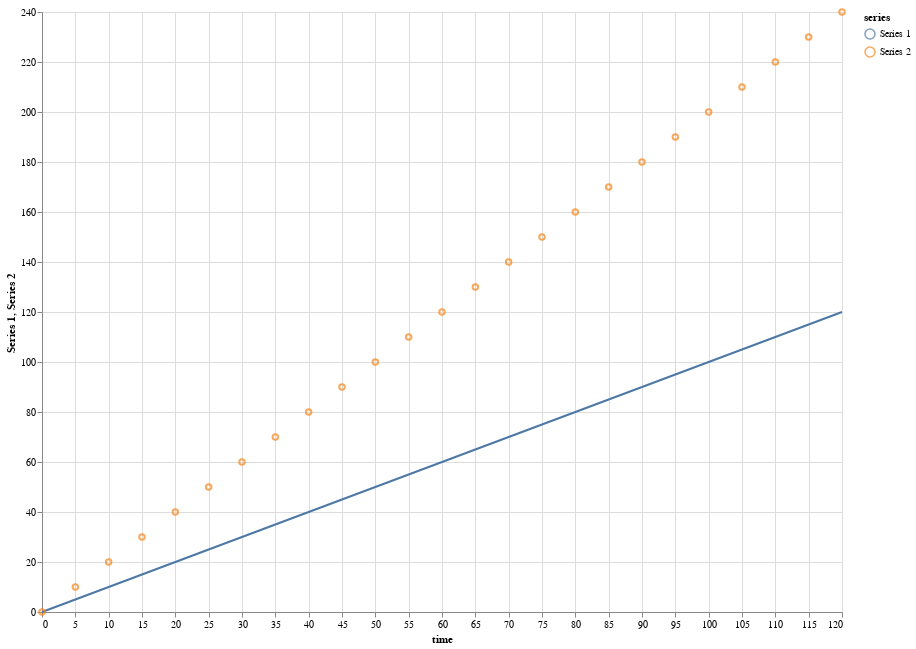

Here is the notebook cell this chart was saved with:
### Markdown cell above
A plot can be made of these series using the `plot` function which takes:

- The title of the plot
- An array of series to plot
- An array of values to use as an x-axis of the plot
- The label to use for the x-axis

### Code cell
plot("Simple Plot", [series1, series2], [0..120 by 5], "time")

### Figure 1 — Vega-Lite specification as saved in the notebook (floating-point values rounded to 4 significant figures)
{"$schema": "https://vega.github.io/schema/vega-lite/v4.json", "data": {"values": [{"Series 1": 0, "series": "Series 1", "time": 0}, {"Series 2": 0, "series": "Series 2", "time": 0}, {"Series 1": 5, "series": "Series 1", "time": 5}, {"Series 2": 10, "series": "Series 2", "time": 5}, {"Series 1": 10, "series": "Series 1", "time": 10}, {"Series 2": 20, "series": "Series 2", "time": 10}, {"Series 1": 15, "series": "Series 1", "time": 15}, {"Series 2": 30, "series": "Series 2", "time": 15}, {"Series 1": 20, "series": "Series 1", "time": 20}, {"Series 2": 40, "series": "Series 2", "time": 20}, {"Series 1": 25, "series": "Series 1", "time": 25}, {"Series 2": 50, "series": "Series 2", "time": 25}, {"Series 1": 30, "series": "Series 1", "time": 30}, {"Series 2": 60, "series": "Series 2", "time": 30}, {"Series 1": 35, "series": "Series 1", "time": 35}, {"Series 2": 70, "series": "Series 2", "time": 35}, {"Series 1": 40, "series": "Series 1", "time": 40}, {"Series 2": 80, "series": "Series 2", "time": 40}, {"Series 1": 45, "series": "Series 1", "time": 45}, {"Series 2": 90, "series": "Series 2", "time": 45}, {"Series 1": 50, "series": "Series 1", "time": 50}, {"Series 2": 100, "series": "Series 2", "time": 50}, {"Series 1": 55, "series": "Series 1", "time": 55}, {"Series 2": 110, "series": "Series 2", "time": 55}, {"Series 1": 60, "series": "Series 1", "time": 60}, {"Series 2": 120, "series": "Series 2", "time": 60}, {"Series 1": 65, "series": "Series 1", "time": 65}, {"Series 2": 130, "series": "Series 2", "time": 65}, {"Series 1": 70, "series": "Series 1", "time": 70}, {"Series 2": 140, "series": "Series 2", "time": 70}, {"Series 1": 75, "series": "Series 1", "time": 75}, {"Series 2": 150, "series": "Series 2", "time": 75}, {"Series 1": 80, "series": "Series 1", "time": 80}, {"Series 2": 160, "series": "Series 2", "time": 80}, {"Series 1": 85, "series": "Series 1", "time": 85}, {"Series 2": 170, "series": "Series 2", "time": 85}, {"Series 1": 90, "series": "Series 1", "time": 90}, {"Series 2": 180, "series": "Series 2", "time": 90}, {"Series 1": 95, "series": "Series 1", "time": 95}, {"Series 2": 190, "series": "Series 2", "time": 95}, {"Series 1": 100, "series": "Series 1", "time": 100}, {"Series 2": 200, "series": "Series 2", "time": 100}, {"Series 1": 105, "series": "Series 1", "time": 105}, {"Series 2": 210, "series": "Series 2", "time": 105}, {"Series 1": 110, "series": "Series 1", "time": 110}, {"Series 2": 220, "series": "Series 2", "time": 110}, {"Series 1": 115, "series": "Series 1", "time": 115}, {"Series 2": 230, "series": "Series 2", "time": 115}, {"Series 1": 120, "series": "Series 1", "time": 120}, {"Series 2": 240, "series": "Series 2", "time": 120}]}, "description": "", "height": 600, "layer": [{"encoding": {"color": {"field": "series", "type": "nominal"}, "x": {"field": "time", "type": "quantitative"}, "y": {"field": "Series 1", "type": "quantitative"}}, "mark": "line"}, {"encoding": {"color": {"field": "series", "type": "nominal"}, "x": {"field": "time", "type": "quantitative"}, "y": {"field": "Series 2", "type": "quantitative"}}, "mark": "point"}], "width": 800}
